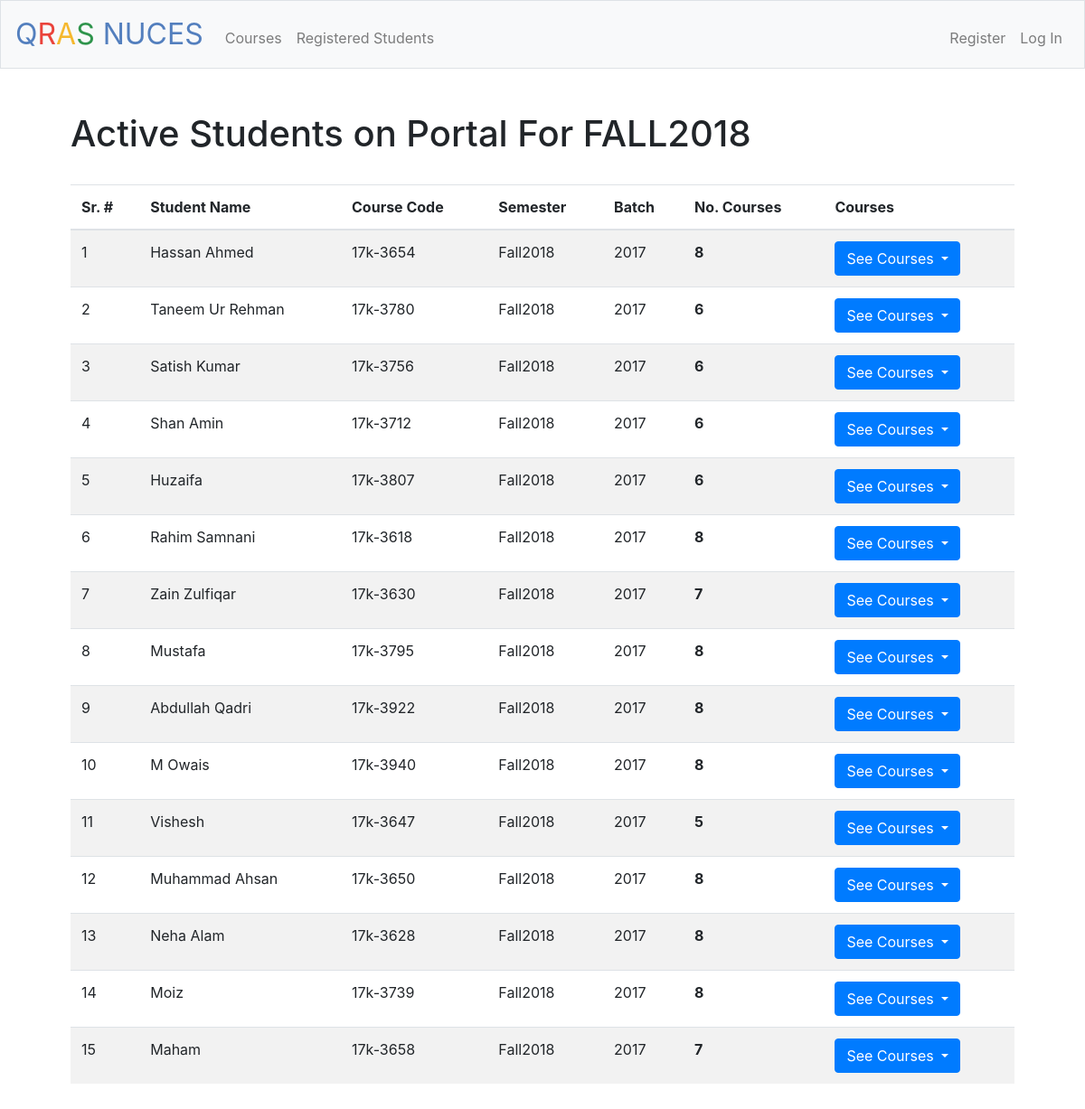
The app's page /active_students with its own data.
### tables this page shows
CREATE TABLE 'students' ('id' integer NOT NULL, 'roll_num' char(8) NOT NULL, 'student_name' char(255) NOT NULL, 'num_courses' integer NOT NULL, 'year' integer NOT NULL, 'password'  text NOT NULL  , 'username' text, 'courses_reg' text, PRIMARY KEY ('id', 'roll_num'));

### application.py (the view)
@app.route("/active_students" ,methods=["GET"])
def active_stud():
    if request.method == "GET":
        active_students = db.execute("SELECT * FROM students")
        return render_template("active_students.html",ac = active_students)

### application.py (called while the page is built)
@app.after_request
def after_request(response):
    response.headers["Cache-Control"] = "no-cache, no-store, must-revalidate"
    response.headers["Expires"] = 0
    response.headers["Pragma"] = "no-cache"
    return response

### templates/active_students.html (shortened to what this page needs)
{% extends "layout.html" %}
{% block main %}
<h1  align = "left"> Active Students on Portal For FALL2018</h1>
<br>
<div class="table-responsive" class="card-body">
    <table class="table table-striped table-hover">
        {% if ac[0] %}
        <thead>
            <th>Sr. #</th>
            <th>Student Name</th>
            <th>Course Code</th>
            <th>Semester</th>
            <th>Batch</th>
            <th>No. Courses</th>
            <th>Courses</th>
        </thead>
        {% else %}
            <tr><td colspan = "6"><h2>No Students</h2></td></tr>
        {% endif %}
        <tbody>
            {%for i in ac%}
                {%if i%}
                    <tr>
                        <td>{{ac.index(i) + 1}}</td>
                        <td>{{i['student_name'].title()}}</td>
                        <td>{{i['roll_num']}}</td>
                        <td>{{i['courses_reg'].split("|")[0].split("-")[2]}}</td>
                        <td>{{i['year']}}</td>
                        <th>{{i['num_courses']}}</th>
                        <th>
                            <div class="dropdown">
                                <button class="btn btn-primary dropdown-toggle" type="button" id="cour{{i['roll_num']}}" data-toggle="dropdown" aria-haspopup="true" aria-expanded="false">
                                    See Courses
                                </button>
                            </div>
                        </th>
                    </tr>
                {% elif not i %}
                    <tr><td colspan = "6"><h2>No Students</h2></td></tr>
                {%endif%}
            {%endfor%}
        </tbody>
    </table>
</div>
{% endblock %}

### static/styles.css (style rules this page uses)
table { display: table; text-align: left; }

### records on screen
students: ac "1", student_name "Hassan Ahmed", roll_num "17k-3654", courses_reg "Fall2018", year "2017", num_courses "8"
students: ac "2", student_name "Taneem Ur Rehman", roll_num "17k-3780", courses_reg "Fall2018", year "2017", num_courses "6"
students: ac "3", student_name "Satish Kumar", roll_num "17k-3756", courses_reg "Fall2018", year "2017", num_courses "6"
students: ac "4", student_name "Shan Amin", roll_num "17k-3712", courses_reg "Fall2018", year "2017", num_courses "6"
students: ac "5", student_name "Huzaifa", roll_num "17k-3807", courses_reg "Fall2018", year "2017", num_courses "6"
students: ac "6", student_name "Rahim Samnani", roll_num "17k-3618", courses_reg "Fall2018", year "2017", num_courses "8"
students: ac.index(i)+1 "7", student_name "Zain Zulfiqar", roll_num "17k-3630", courses_reg "Fall2018", year "2017", num_courses "7"
students: ac.index(i)+1 "8", student_name "Mustafa", roll_num "17k-3795", courses_reg "Fall2018", year "2017", num_courses "8"
students: ac "9", student_name "Abdullah Qadri", roll_num "17k-3922", courses_reg "Fall2018", year "2017", num_courses "8"
students: ac "10", student_name "M Owais", roll_num "17k-3940", courses_reg "Fall2018", year "2017", num_courses "8"
students: ac "11", student_name "Vishesh", roll_num "17k-3647", courses_reg "Fall2018", year "2017", num_courses "5"
students: ac "12", student_name "Muhammad Ahsan", roll_num "17k-3650", courses_reg "Fall2018", year "2017", num_courses "8"
students: ac "13", student_name "Neha Alam", roll_num "17k-3628", courses_reg "Fall2018", year "2017", num_courses "8"
students: ac "14", student_name "Moiz", roll_num "17k-3739", courses_reg "Fall2018", year "2017", num_courses "8"
students: ac "15", student_name "Maham", roll_num "17k-3658", courses_reg "Fall2018", year "2017", num_courses "7"
